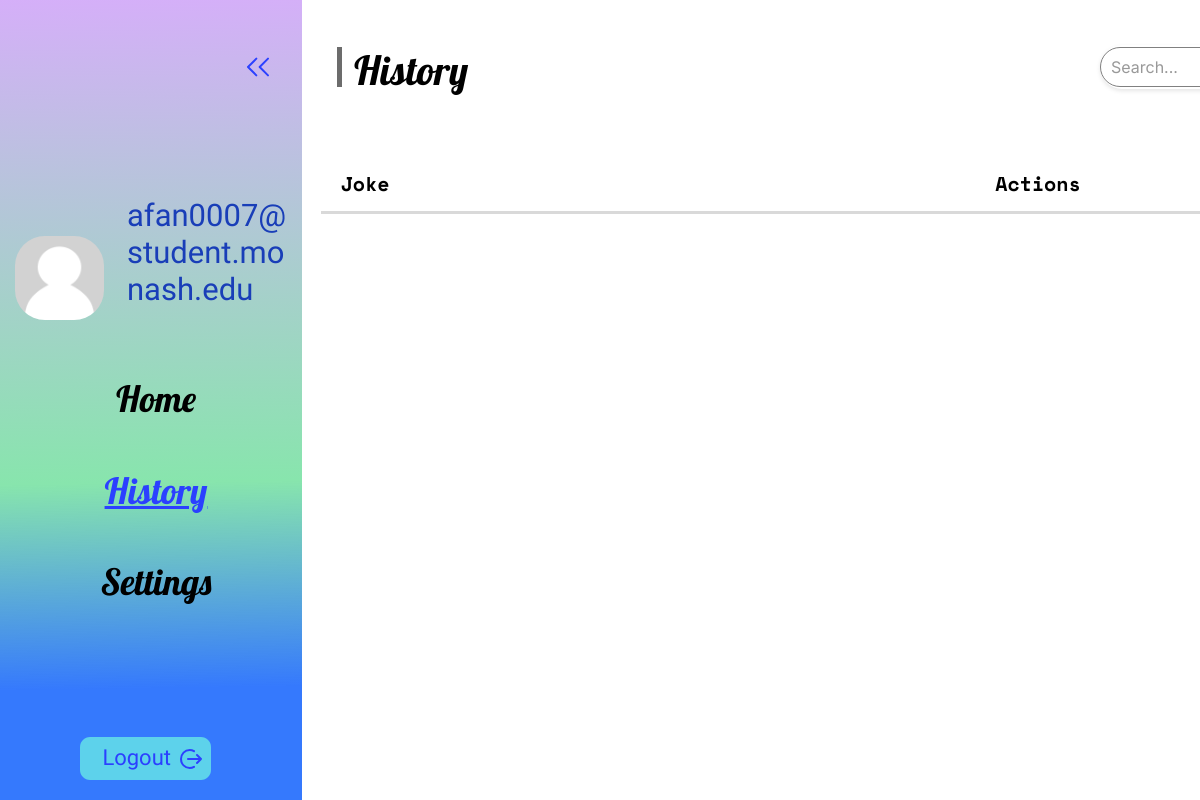
Page /history/ (signed in) on the earlier database version.
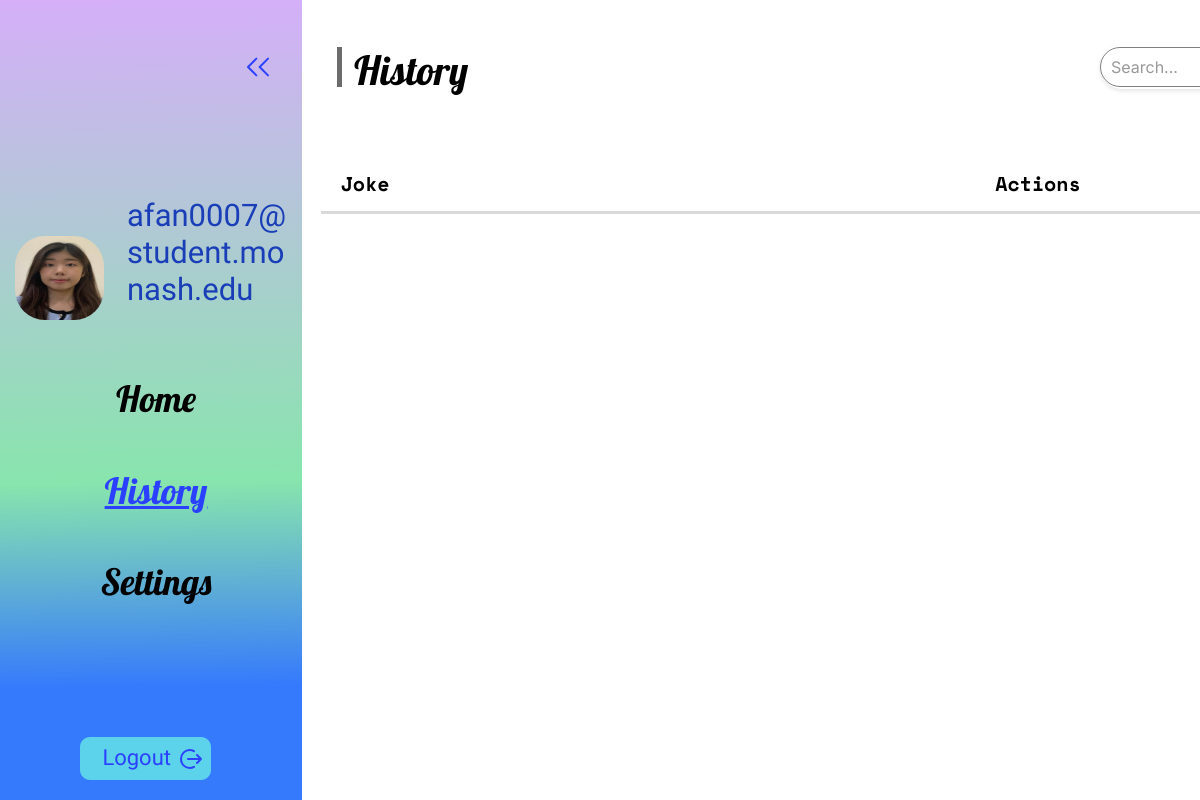
Same page on the later database version.
### Users/models.py (models this page shows, shortened)
class User(models.Model):
    username = models.CharField(max_length=150, unique=True, null=False, blank=False)
    password = models.CharField(max_length=128, null=False, blank=False)
    country = models.CharField(max_length=20, choices=COUNTRY_CHOICES, null=False, blank=False)
    age = models.PositiveIntegerField()
    profile_image = models.ImageField(upload_to='images/', default='images/profilepic.jpg')
    is_admin = models.BooleanField(default=False)
    gender = models.CharField(max_length=1, choices=GENDER_CHOICES, null=False, blank=False)

### Users/views.py (the view)
# urls.py: path('history/', views.history, name='history'), #with rud (ajax method )
def history(request):
    user_id = request.session.get('user_id')
    if user_id:
        user = User.objects.get(id=user_id)
        histories = History.objects.filter(user_id=user_id)
        if len(histories) == 0:
            histories = None
    else:
        user = None
        histories = None
    return render(request, 'history.html', {'user': user, 'histories': histories})

### Users/templates/history.html (shortened to what this page needs)
{% load static %}
<!DOCTYPE html>
<html lang="en">
<head>
    <link rel="stylesheet" href="https://unpkg.com/animate.css@4.1.1/animate.css" />
    <link rel="stylesheet" href="https://unpkg.com/@teleporthq/teleport-custom-scripts/dist/style.css" />
</head>
<body>
    {% if user %}
    <link rel="stylesheet" href="{% static 'css/style.css' %}" />
    <div>
        <link href="{% static 'css/history-page.css' %}" rel="stylesheet" />
        <div class="history-page-container">
            <div class="history-page-history-page">
                <div class="history-page-rectangle2">
                    <img src="{% static 'asset/chevronleftdouble1280-8vcl.svg' %}" alt="chevronleftdouble1280"
                    class="history-page-chevronleftdouble" />
                    <div class="username-container">
                        <img src="{{ user.profile_image.url }}" alt="User Profile" class="history-page-ellipse9" />
                        <span class="history-page-text04">{{ user.username }}</span>
                    </div>
                    <span class="history-page-text06">
                        <a href="{% url 'index' %}" class="history-link">Home</a>
                    </span>
                    <span class="history-page-text08">History</span>
                    <span class="history-page-text10">
                        <a href="{% url 'usersettings' %}" class="history-link">Settings</a>
                    </span>
                    <div class="history-page-group13" onclick="confirmLogout()">
                        <img src="{% static 'asset/rectangle491212-jvu.svg' %}" alt="Rectangle491212"
                            class="history-page-rectangle49" />
                        <img src="{% static 'asset/logout041212-f2ko.svg' %}" alt="logout041212"
                            class="history-page-logout04" />
                        <span class="history-page-text36">
                            <a href="{% url 'logout' %}">Logout</a>
                        </span>
                    </div>
                </div>
                <img src="{% static 'asset/rectangle41229-04z-200w.png' %}" alt="Rectangle41229"
                    class="history-page-rectangle4" />
                <span class="history-page-text"><span>History</span></span>
                <div class="history-page-search">
                    <input type="search" id="search-bar" class="search-bar" placeholder="Search..."
                        oninput="filterJokes()">
                </div>
                <img src="{% static 'asset/rectangle81296-owf2.svg' %}" alt="Rectangle81296"
                    class="history-page-rectangle8" />
                <span class="history-page-text12"> Joke </span>
                <span class="history-page-text13"> Actions </span>
            </div>
        </div>
    </div>
    {% else %}
    <p>You are not logged in. <a href="{% url 'login' %}">Click here to login</a></p>
    {% endif %}
</body>
</html>

Differences in the rows shown:
changed User "afan0007@student.monash.edu": profile_image: a different picture
